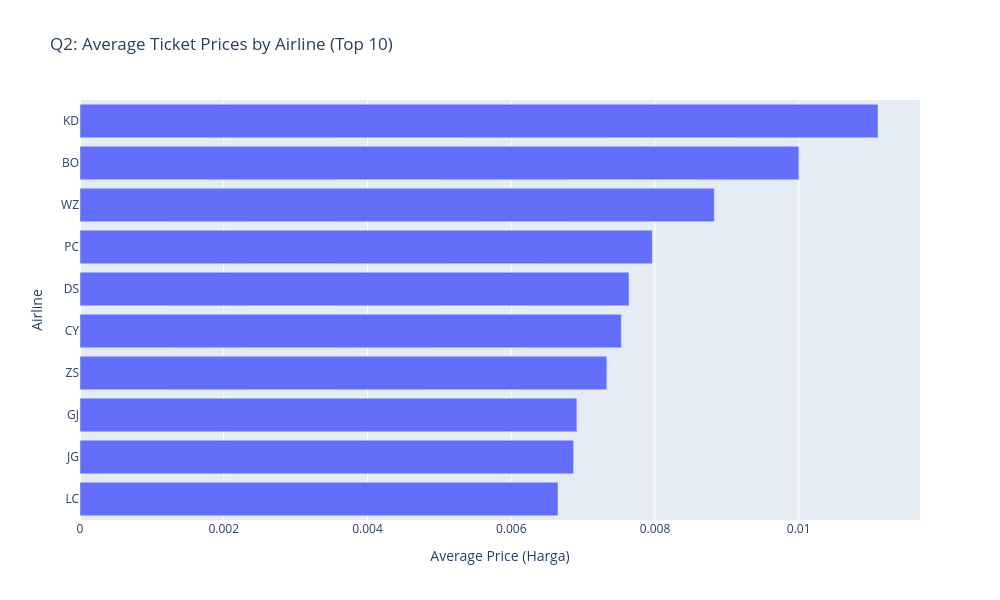

This figure's notebook cell:
### Markdown cell above
### Q2 What are Top 10 average ticket prices by airline

### Code cell
# Question 2: Average ticket prices by airline (Top 10)
print("Q2: What are Top 10 average ticket prices by airline")
avg_price_airline = df_cleaned.groupby('airline')['harga'].mean().reset_index()

# Sort by average price from highest to lowest and get top 10
avg_price_airline = avg_price_airline.sort_values('harga', ascending=False).head(10)

# Create horizontal bar chart
fig2 = px.bar(avg_price_airline, x='harga', y='airline',
              title="Q2: Average Ticket Prices by Airline (Top 10)",
              orientation='h')  # 'h' for horizontal

# Display the table as well
display(avg_price_airline.style.hide(axis="index"))

# Update layout to improve readability
fig2.update_layout(
    yaxis={'categoryorder': 'total ascending'},  # This ensures the sorting is maintained
    xaxis_title="Average Price (Harga)",
    yaxis_title="Airline",
    width=1000,  # Increase width
    height=600   # Reduced height since we only have 10 bars now
)

fig2.show()

### Figure 1 — Plotly figure (JSON) as saved in the notebook; plotly's stock layout.template omitted (floating-point values rounded to 4 significant figures)
{"data": [{"alignmentgroup": "True", "hovertemplate": "harga=%{x}<br>airline=%{y}<extra></extra>", "legendgroup": "", "marker": {"color": "#636efa", "pattern": {"shape": ""}}, "name": "", "offsetgroup": "", "orientation": "h", "showlegend": false, "textposition": "auto", "type": "bar", "x": [0.0111, 0.01, 0.008826, 0.007963, 0.007639, 0.007532, 0.007331, 0.006914, 0.006868, 0.006651], "xaxis": "x", "y": ["KD", "BO", "WZ", "PC", "DS", "CY", "ZS", "GJ", "JG", "LC"], "yaxis": "y"}], "layout": {"barmode": "relative", "height": 600, "legend": {"tracegroupgap": 0}, "title": {"text": "Q2: Average Ticket Prices by Airline (Top 10)"}, "width": 1000, "xaxis": {"anchor": "y", "domain": [0, 1], "title": {"text": "Average Price (Harga)"}}, "yaxis": {"anchor": "x", "categoryorder": "total ascending", "domain": [0, 1], "title": {"text": "Airline"}}}}
